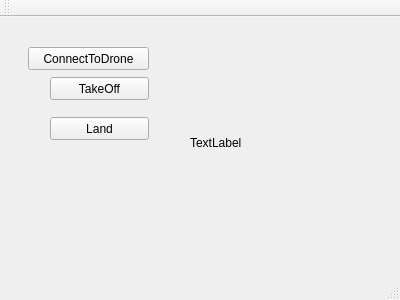
<?xml version="1.0" encoding="UTF-8"?>
<ui version="4.0">
 <class>MainWindow</class>
 <widget class="QMainWindow" name="MainWindow">
  <property name="geometry">
   <rect>
    <x>0</x>
    <y>0</y>
    <width>400</width>
    <height>300</height>
   </rect>
  </property>
  <property name="windowTitle">
   <string>MainWindow</string>
  </property>
  <widget class="QWidget" name="centralWidget">
   <widget class="QPushButton" name="pushButton">
    <property name="geometry">
     <rect>
      <x>50</x>
      <y>60</y>
      <width>99</width>
      <height>23</height>
     </rect>
    </property>
    <property name="text">
     <string>TakeOff</string>
    </property>
   </widget>
   <widget class="QLabel" name="stdout">
    <property name="geometry">
     <rect>
      <x>190</x>
      <y>0</y>
      <width>201</width>
      <height>251</height>
     </rect>
    </property>
    <property name="text">
     <string>TextLabel</string>
    </property>
   </widget>
   <widget class="QPushButton" name="btnLand">
    <property name="geometry">
     <rect>
      <x>50</x>
      <y>100</y>
      <width>99</width>
      <height>23</height>
     </rect>
    </property>
    <property name="text">
     <string>Land</string>
    </property>
   </widget>
   <widget class="QPushButton" name="pushButton_2">
    <property name="geometry">
     <rect>
      <x>28</x>
      <y>30</y>
      <width>121</width>
      <height>23</height>
     </rect>
    </property>
    <property name="text">
     <string>ConnectToDrone</string>
    </property>
   </widget>
  </widget>
  <widget class="QMenuBar" name="menuBar">
   <property name="geometry">
    <rect>
     <x>0</x>
     <y>0</y>
     <width>400</width>
     <height>20</height>
    </rect>
   </property>
  </widget>
  <widget class="QToolBar" name="mainToolBar">
   <attribute name="toolBarArea">
    <enum>TopToolBarArea</enum>
   </attribute>
   <attribute name="toolBarBreak">
    <bool>false</bool>
   </attribute>
  </widget>
  <widget class="QStatusBar" name="statusBar"/>
 </widget>
 <layoutdefault spacing="6" margin="11"/>
 <resources/>
 <connections/>
</ui>
